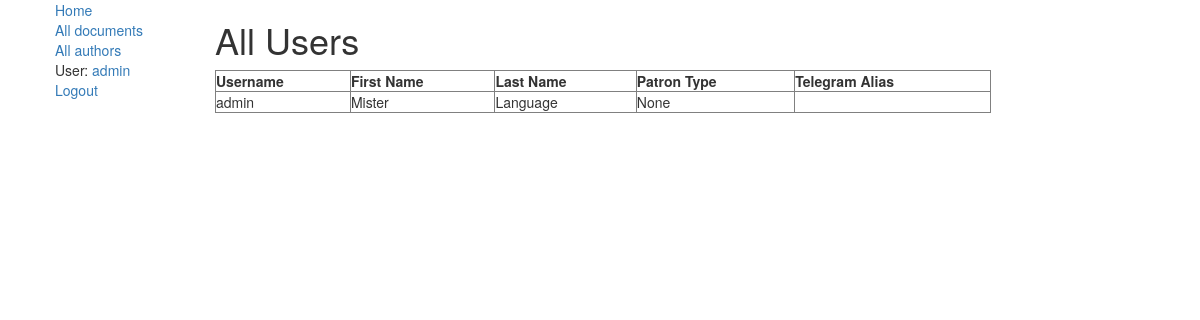
The app's page /library/users_list/ (signed in), older data.
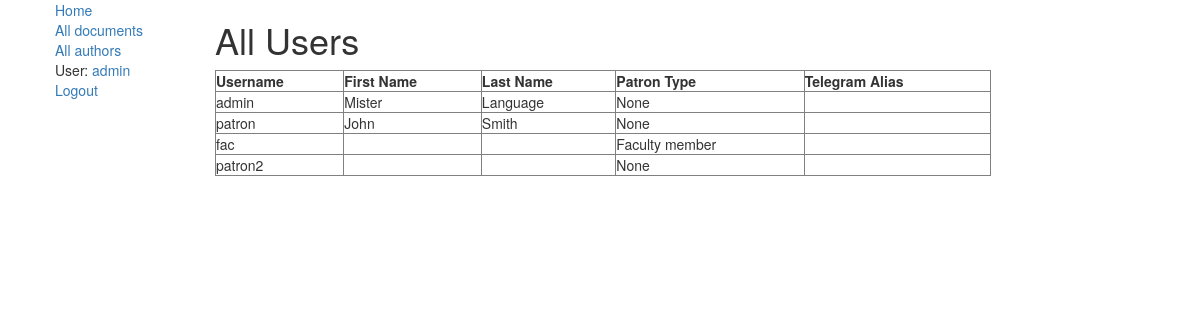
The same page, newer data.
### library/models.py (models this page shows, shortened)
class PatronInfo(models.Model):
    user = models.OneToOneField(User, on_delete=models.SET_NULL, null=True, blank=True)
    phone_number = models.CharField(max_length=20)
    address = models.CharField(max_length=20)
    telegram = models.CharField(max_length=20, blank=True)
    patron_type = models.ForeignKey('PatronType', on_delete=models.SET_NULL, null=True)
    class Meta:
        verbose_name = "Patron's Information"
        verbose_name_plural = "Patrons' Information"

class PatronType(models.Model):
    title = models.CharField(max_length=100, blank=True)
    max_documents = models.IntegerField(help_text='Maximum number of days allowed', null=True)
    privileges = models.BooleanField(default=False)
    def __str__(self):
        return self.title

### library/views.py (the view)
def users_list(request):
    record = PatronInfo.objects.all()
    return render(request, 'library/patroninfo_list.html', context={'users': record})

### library/templates/library/patroninfo_list.html
{% extends "base_generic.html" %}
{% block content %}
{% if perms.library.change_wishlist %}
    <h1>All Users</h1>
      <table border="1" align="left" width="80%">
    <tr>
        <th> Username</th>
        <th> First Name </th>
        <th> Last Name </th>
        <th> Patron Type </th>
        <th> Telegram Alias </th>
    </tr>
    {% for record in users %}
        <tr>
            <td>{{ record.user.username }}  </td>
            <td>{{ record.user.first_name }}  </td>
            <td>{{ record.user.last_name }} </td>
            <td>{{ record.patron_type }} </td>
            <td>{{ record.telegram }}  </td>
        </tr>
    {% endfor %}
    </table>
{% else %} You are not allowed to be here
{% endif %}
{% endblock %}

Row changes from the older to the newer data that the page shows:
added PatronInfo: user.username "patron", user.first_name "John", user.last_name "Smith", patron_type "None"
added PatronInfo: user.username "fac", patron_type "Faculty member"
added PatronInfo: user.username "patron2", patron_type "None"
